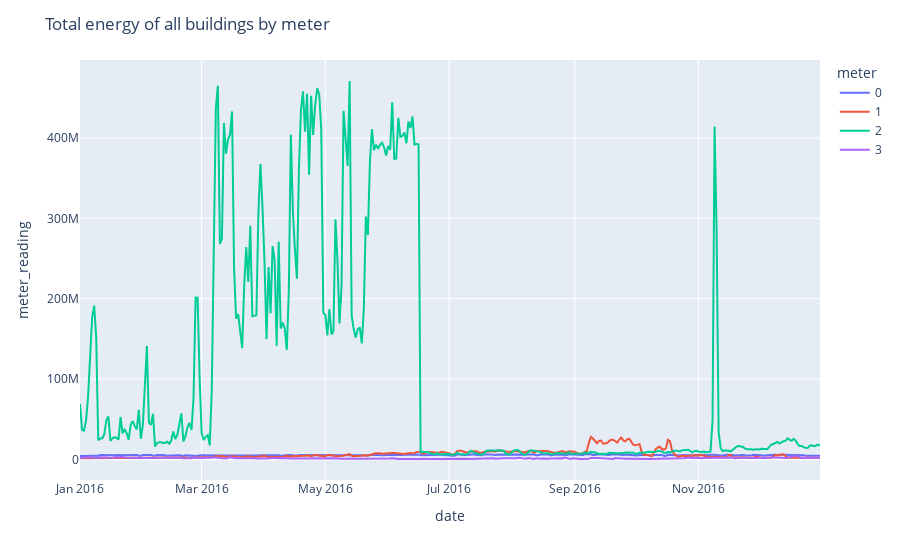

Notebook source saved alongside this figure:
### Code cell
train['date'] = train.timestamp.dt.date
groupby_pxline(train, 'date', 'meter', 'meter_reading')

### Figure 1 — Plotly figure (JSON) as saved in the notebook; plotly's stock layout.template omitted (floating-point values rounded to 4 significant figures; data arrays with more than 128 entries replaced by an {"elided": "..."} marker saying what was removed)
{"data": [{"hovertemplate": "meter=0<br>date=%{x}<br>meter_reading=%{y}<extra></extra>", "legendgroup": "0", "line": {"color": "#636efa", "dash": "solid"}, "mode": "lines", "name": "0", "showlegend": true, "type": "scatter", "x": {"elided": "366 str values"}, "xaxis": "x", "y": {"elided": "366 float values"}, "yaxis": "y"}, {"hovertemplate": "meter=1<br>date=%{x}<br>meter_reading=%{y}<extra></extra>", "legendgroup": "1", "line": {"color": "#EF553B", "dash": "solid"}, "mode": "lines", "name": "1", "showlegend": true, "type": "scatter", "x": {"elided": "366 str values"}, "xaxis": "x", "y": {"elided": "366 float values"}, "yaxis": "y"}, {"hovertemplate": "meter=2<br>date=%{x}<br>meter_reading=%{y}<extra></extra>", "legendgroup": "2", "line": {"color": "#00cc96", "dash": "solid"}, "mode": "lines", "name": "2", "showlegend": true, "type": "scatter", "x": {"elided": "366 str values"}, "xaxis": "x", "y": {"elided": "366 float values"}, "yaxis": "y"}, {"hovertemplate": "meter=3<br>date=%{x}<br>meter_reading=%{y}<extra></extra>", "legendgroup": "3", "line": {"color": "#ab63fa", "dash": "solid"}, "mode": "lines", "name": "3", "showlegend": true, "type": "scatter", "x": {"elided": "366 str values"}, "xaxis": "x", "y": {"elided": "366 float values"}, "yaxis": "y"}], "layout": {"legend": {"title": {"text": "meter"}, "tracegroupgap": 0}, "margin": {"t": 60}, "title": {"text": "Total energy of all buildings by meter"}, "xaxis": {"anchor": "y", "domain": [0, 1], "title": {"text": "date"}}, "yaxis": {"anchor": "x", "domain": [0, 1], "title": {"text": "meter_reading"}}}}
